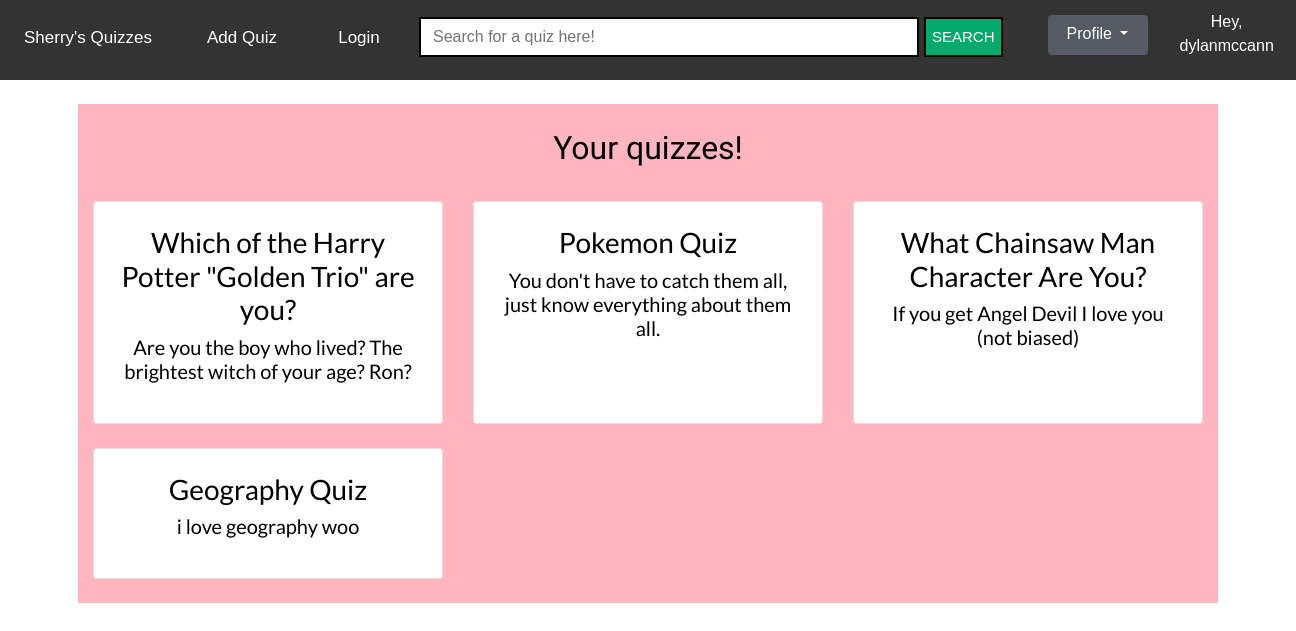
Screenshot of /myquizzes/ (signed in) with the database file from the repository.
### quiz/models.py (models this page shows, shortened)
class QuizModel(models.Model):
    title = models.CharField(max_length = 100, null = True)
    blurb = models.CharField(max_length = 600, null = True)
    cover = models.ImageField(upload_to='static/', null=True, blank=True, default='static/quiz-photo.jpeg')
    knowledge = "knowledge"
    personality = "personality"
    types = [(knowledge, "Knowledge"), (personality, "Personality")]
    quiz_type = models.CharField(
        max_length=15,
        choices=types,
        default=knowledge
    )
    creator = models.ForeignKey(User, unique=False, on_delete = models.CASCADE, default=1)

### quiz/views.py (the view)
# urls.py: path('myquizzes/', myquizzes, name='myquizzes'),
def myquizzes(request):
    if request.user.is_authenticated:
        quizzes=QuizModel.objects.filter(creator = request.user)
        context = {
                'quizzes':quizzes
        }
        return render(request, 'myquizzes.html', context)
    else: return redirect('home')

### templates/myquizzes.html (shortened to what this page needs)
{% extends 'dependencies.html' %}
{% block content %}
{% load static %}
<head>
  </head>
  <body>
  </body>
<div class="container bg-2 text-center">
    <form method='' action=''>
       <h2 class="my-4">Your quizzes!</h2>
             <div class="row">
               {% for m in quizzes %}
               <div class="col-lg-4 col-md-6 col-sm-12 pb-4">
                 <div class="card h-100 p-4">
                   <h3><a href="{% url 'displayQuiz' m.id %}">{{m.title}}</a></h3>
                   <p>{{m.blurb}}</p>
                 </div>
               </div>
               {% empty %}
               <p>No quizzes added.</p>
               {% endfor %}
             </div>
   </div>
{% endblock %}

### templates/navbar.html (shortened to what this page needs)
{% load static %}
<nav class="navbar navbar-expand-lg">
  <div class="collapse navbar-collapse" id="navbarNav">
    <ul class="navbar-nav">
      <li class="nav-item active">
        <a class="nav-link" href="{% url 'home' %}">Sherry's Quizzes</a>
      </li>
      <li class="nav-item active">
      {% if request.user.is_authenticated %}
      <li class="nav-item active">
        <a class="nav-link" href="{% url 'addQuiz' %}">Add Quiz</a>
      </li>
      {% endif %}
      </li>
      <li class="nav-item" style="width: 80px">
        <a class="nav-link" style="width: 80px" href="{% url 'login' %}">Login</a>
      </li>
      <li class = "nav-item">
        <form class="searchbar" action="{% url 'search_results' %}" method="get">
          <input class="searchbarinside" name="searchy" type="text" placeholder="Search for a quiz here!">
        </form>
      </li>
      <li class ="nav-item">
        <button class="searchbtn" href="{% url 'search_results' %}" >SEARCH</button>
      </li>
    </ul>
  </div>
  <div class="dropdown show" style = "padding-right: 20px; padding-left: 40px">
    <a class="btn btn-secondary dropdown-toggle dropbtn" href="#" role="button" id="dropdownMenuLink" data-toggle="dropdown" aria-haspopup="true" aria-expanded="false">
      Profile
    </a>
  </div>
  <span class="greet">Hey, {{request.user}}</span>
</nav>

### templates/navbar.html (style rules this page uses)
.navbar { overflow: visible; background-color: #333; font-family: Arial; height: 80px; }
.nav-item { padding-right: 5px; padding-top: 10px; }
.navbar a { float: none; font-size: 17px; color: white; text-align: center; width: 144px; }
.greet { float: none; font-size: 16px; color: white; text-align: center; padding-left: 12px; padding-right: 12px; padding-bottom: 12px; }
.dropdown { float: none; overflow: visible; padding-bottom: 10px; }
.dropdown .dropbtn { font-size: 16px; border: none; outline: none; line-height: 10px; height: 40px; width: 100px; color: white; padding: 14px 16px; background-color: inherit; font-family: inherit; margin: 0; }
.searchbar { padding-left: 20px; }
.searchbarinside { outline: none; width: 500px; border: 2px solid black; padding-left: 12px; padding-top: 6px; padding-bottom: 6px; }
.searchbtn { color: #ffffff; background-color: #04AA6D; border: 2px solid black; cursor: pointer; height: 40px; font-size: 15px; }

### templates/myquizzes.html (style rules this page uses)
h2 { padding-top: 25px; padding-bottom: 10px; font: 32px "Trocchi", serif; color: #000000; }
a { color: #000000; }
.bg-2 { background-color: lightpink; color: #000000; font: 20px "Lato", sans-serif; }

### rows the page displays
QuizModel: title "Which of the Harry Potter \"Golden Trio\" are you?", blurb "Are you the boy who lived? The brightest witch of your age? Ron?"
QuizModel: title "Pokemon Quiz", blurb "You don't have to catch them all, just know everything about them all."
QuizModel: title "What Chainsaw Man Character Are You?", blurb "If you get Angel Devil I love you (not biased)"
QuizModel: title "Geography Quiz", blurb "i love geography woo"

### other values shown
{{ request.user }} "dylanmccann"
